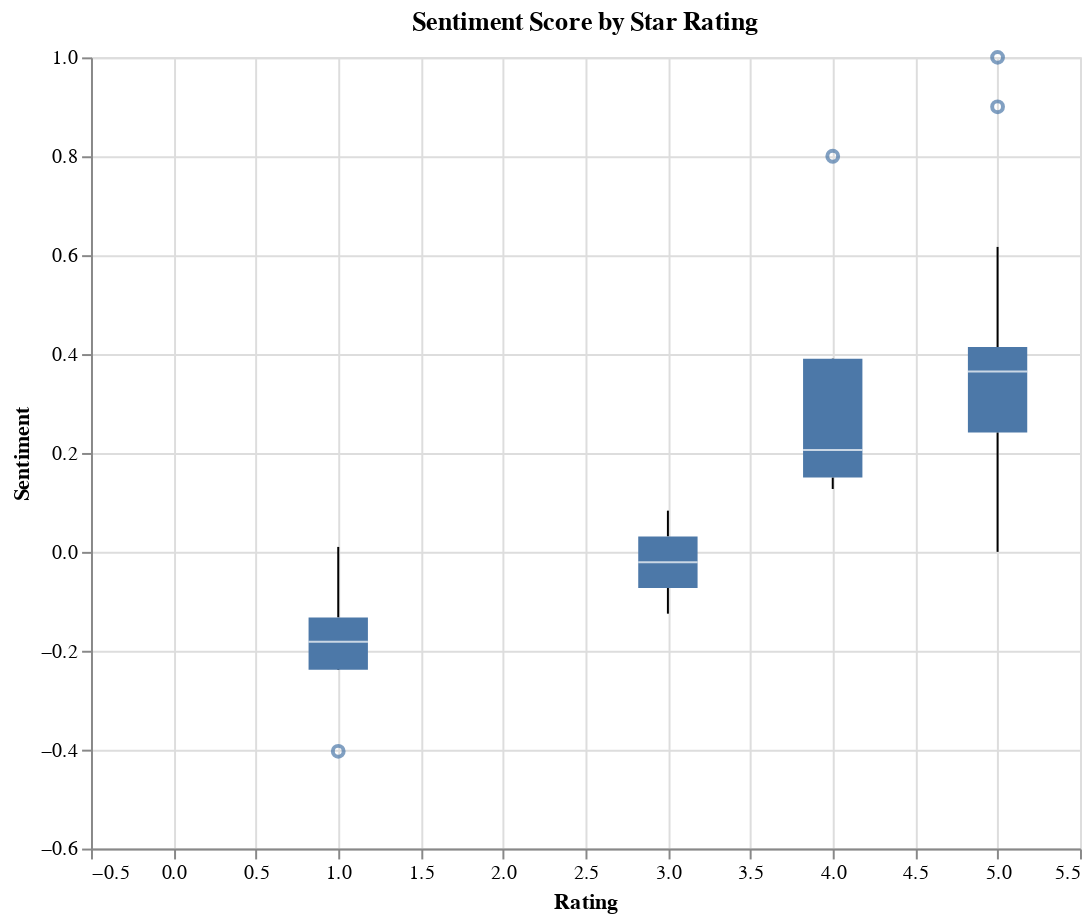

Source (notebook cell):
### Code cell
score_rating = alt.Chart(reviews1).mark_boxplot(size=30).encode(
    x='Rating',
    y='Sentiment'
  ).properties(
    width=500,
    height=400,
    title='Sentiment Score by Star Rating'
  )
score_rating

### Figure 1 — Vega-Lite specification as saved in the notebook (floating-point values rounded to 4 significant figures)
{"config": {"view": {"continuousWidth": 300, "continuousHeight": 300}}, "data": {"name": "data-7b90e7172b50b5a90e270ba3e048b4b7"}, "mark": {"type": "boxplot", "size": 30}, "encoding": {"x": {"field": "Rating", "type": "quantitative"}, "y": {"field": "Sentiment", "type": "quantitative"}}, "height": 400, "title": "Sentiment Score by Star Rating", "width": 500, "$schema": "https://vega.github.io/schema/vega-lite/v5.20.1.json", "datasets": {"data-7b90e7172b50b5a90e270ba3e048b4b7": [{"Body": "With no reviews, I took a chance on this display considering every other digital calendar is $300+.I ran into some tech issues when trying to set the device up and was missing the power cable, adapter and stand. But customer service has been incredibly helpful and responsive. They truly have gone above and beyond to make sure I'm fully assisted.This display screen comes with a lot more features and apps compared to competitors and much more affordable. You can import android apps onto it like YouTube, Prime video, Facebook, probably even cellphone games if you wanted. You can use it for lists, notes and even as a drawing pad. It's essentially an android tablet with a baked in changingtouch OS/UI.The main thing I wanted was a display that always shows my google synced calendar and the ability to watch YouTube in the kitchen while I cook. By default, the screen will always stay on so you don't have to worry about constantly having to wake it up. You can change that setting though.The device gets pretty warm after a while so I will have to see how it does over long periods of time. I'm also curious about burn-in as I have never dealt with a digital photo frame/display before and am unaware if it's a common issue or something to even be concerned about in the first place.The UI is also pretty basic with no real customization. The hyper specific app buttons and menus you see is all you get. You have to have some technical knowledge and navigate settings to find certain apps like the Chrome browser as they won't show up in the changesmart Apps menu. But I don't really mind - I just leave the calendar running so I don't really have to look at the UI much.I'm also not too fond of the location of the power button (it's on the back in the center) and the fact there are no external volume buttons or easily accessible screen wake buttons. If you have this wall mounted and need to wake the screen, you will have to take it down to press the power button on the back.Speaking of the back of the device, the wall mounts are picture frame holes that allow you to mount it horizontally or vertically. Keep in mind, there are no holes or adaptors to hook it up to a mounting bracket.Overall, for cost, amount of settings and apps customization, and features this display is worth it!", "Rating": 5, "Sentiment": 0.1221}, {"Body": "The screen barely works, no stylus was included. It lags very bad and takes a while to navigate through the screens. It’s no good", "Rating": 1, "Sentiment": -0.4033}, {"Body": "I was actually very surprised at the quality and the needs it met for me. I have been through several other 'hubs' and none of them had where you could just leave it as a calendar the entire time, which was the whole point for me. This one has more options than ill ever need for controlling my smart home, and the I start update to my phone calendar is exactly what I wanted. I like that I can talk to her, and view the calendar in different formats (day, week, month, year). I haven't used it for much else, but if you're looking for a digital calendar, look no further!", "Rating": 5, "Sentiment": 0.06687}, {"Body": "I ordered this Changing Smart Display F10s|Canvas touchscreen to hang on the wall and cycle through some of my photographs.On the plus side, it was fairly easy to get this thing synced to my Google account.  I was able to get it to display the photos in one of my Google Photos albums, but there are no customizations on how long each photo will remain on the screen.  I have not been able to get it to continously loop through the photos, so once it reaches the end, it stops.I went ahead and added the Prime Video app.  The picture quality is not the greatest, but it played videos from Prime without a hiccup.  There are some notches on the back that allow you to hang it on the way using a standard picture frame hanger.  It can be hung in portrait or landscape orientation.  There are no buttons other than the power switch (which is inconveniently located on the back of the frame) and all settings need to be accessed through the on-screen menu.  It does ship with a standard USB-C power cord, but it is short and you will most likely need a longer cord if you want to hang this on the wall.", "Rating": 4, "Sentiment": 0.1582}, {"Body": "Rating: ★★★★★ (5/5)Title: Excellent Smart Calendar – Simple, Clear, and Very Useful!I bought the Changing 10.1” Smart Digital Calendar for my elderly parent, and it’s been a game changer! The large, bright display is easy to read from across the room, and I love that it clearly shows the day, date, time, and even whether it’s morning or evening – no more confusion. Setup was incredibly easy, and the customizable reminders for medication and appointments have been extremely helpful.The build quality feels solid, and the interface is simple enough for anyone to use. I also appreciate the sleek design – it fits nicely in the living room without being an eyesore. If you’re looking for a reliable and user-friendly digital calendar clock, this is definitely worth it!", "Rating": 5, "Sentiment": 0.1913}, {"Body": "It froze on a white screen several times when I set it up, and I had to restart it. Some of the apps act funny at times.", "Rating": 3, "Sentiment": 0.08333}, {"Body": "Great item", "Rating": 4, "Sentiment": 0.8}, {"Body": "Versatile, and you can use different google services on this, photo album or planner, hang it on the wall or it has a stand, stand is removable", "Rating": 5, "Sentiment": 0.0}, {"Body": "It's so small like a tablet it's the same as using my phone", "Rating": 3, "Sentiment": -0.125}, {"Body": "Love this calendar, easy to learn how to add appointments, very useful, would definitely recommend this!", "Rating": 5, "Sentiment": 0.3308}, {"Body": "Ease of use. Perfect for syncing our family calendars. Happy with this product.", "Rating": 5, "Sentiment": 0.9}, {"Body": "This is my first smart display and it’s great. Easy set up and good resolution.", "Rating": 5, "Sentiment": 0.4795}, {"Body": "This is a lot more than a picture frame as it full sizes your calendar. My only issue is that I wish you could download different apps and customize your home screen as I don't want Insta on the home screen. Other than that, it's a great device.", "Rating": 4, "Sentiment": 0.2542}, {"Body": "Packaged well, works great, easy to set up. I like that there is a setting for brightness and you can adjust for day and night. Comes with a stand for countertop use as well as the ability to hang it up.", "Rating": 5, "Sentiment": 0.6167}, {"Body": "Picture quality:Vwry nice picture quality, brightness is set at 80% by default and is perfect.I added a Google account and all calenders synched automatically. Also all pictures came available right away.There is some games also available.You can hang on wall or attach plastic to make it stand itself.Notifications can be customized.A bit slow response but once setup it is great!", "Rating": 5, "Sentiment": 0.3971}, {"Body": "I love the look of the frame I’m excited to load our wedding photos on it to have them scrolling. Pretty easy to set up and seems like a good value", "Rating": 5, "Sentiment": 0.4517}, {"Body": "This digital calendar is versatile and helps our family with our chore chart. It syncs your Google calendar and scrolls through your digital photos. It helps us keep organized and on schedule.It’s nice to have so much in one quality device that functions with good speed and is a good size to read.", "Rating": 5, "Sentiment": 0.3667}, {"Body": "It worked great for what I paid for 4 months then stopped working. 😣 very disappointing.", "Rating": 1, "Sentiment": 0.01}, {"Body": "Product quit working in less than a month , no customer service Whatsoever, they don’t return emails or calls , save your money and don’t waste you time on this product.", "Rating": 1, "Sentiment": -0.1833}, {"Body": "Basically a cheap tablet with an even cheaper frame slapped on it.  Utterly useless.Goes to sleep and won't wake up. Once it does, you have to reopen the calendar app.  If I had burned 150 bucks on my back porch, at least I wouldn't have this thing cluttering up the kitchen.Just awful", "Rating": 1, "Sentiment": -0.18}, {"Body": "Fantastic! I loaded our family Google Calendar and hung it next to our front door. Easy for the kids to check for chore assignments, daily activities like baseball practices, and appointments (I am fighting cancer so it helps us track all of my appointments). I haven't tried the other features, but I bought it for the calendar function and it works great", "Rating": 5, "Sentiment": 0.2681}, {"Body": "I've got to rave about this 10.1-inch smart display! It’s incredibly versatile and fits perfectly anywhere. I placed it in my office, and the size is just spot-on!It comes with Google Calendar, Google Photos, and Google Home built right in—super convenient! The screen quality is amazing. I specifically bought it for its anti-reflective screen, and it really makes a difference. My eyes don’t get tired even after long hours of use, which is a huge plus! I downloaded Outlook via Google Play, and now it’s like having a second screen for work—it’s so handy! And the auto-sync feature for schedules is a game-changer, boosting my work efficiency big time.During breaks, I use it to listen to music or watch movies. It’s the perfect blend of work and play! I’m absolutely in love with it. For what you get, the price is a steal.", "Rating": 5, "Sentiment": 0.4018}, {"Body": "This is great. Exactly what I needed and not so big.", "Rating": 5, "Sentiment": 0.35}, {"Body": "Does everything I wanted. Perfect for kitchen..watch all your YouTube videos and access your email.", "Rating": 5, "Sentiment": 1.0}, {"Body": "Ordered this but ended up returning it for the 15\" one that allowed color entries. This is great if you just want it for a picture frame and digital calendar.", "Rating": 5, "Sentiment": 0.4}, {"Body": "Exactly what my wife hoped for and more she loves it and now I have no excuse not to know what’s going on", "Rating": 5, "Sentiment": 0.2583}, {"Body": "So this is basically an android tablet with a mirrored surface on the screen. What does this mean? Well, when out of batteries or when the screen is off, it's a mirror. Otherwise, it has this neat skin that basically turns it into a smart assistant. It shows your calendar, the time in multiple locations and it has voice recognition. The brightness is great as it needs to shine through the mirrored layer and it has both wifi and bluetooth so it can connect to any systems you use in your normal day to day.This has now become a staple on my Girlfriend's makeup table. She uses it pretty much for everything and, the ability to control her music or notifications via voice while her hands are otherwise occupied is huge. I will mention that it isn't too thin (not much of an issue when it's made to stay stationary) and the speakers are a bit weak. However, I connected it to a speaker via bluetooth and it works absolutely great! The only thing I would add is a camera to take selfies (who doesn't want to do that when trying different makeup styles?\". Otherwise, it's a capable little device - just don't expect too much out of it at this price point. It does what it says it does and it works exactly as described.", "Rating": 4, "Sentiment": 0.1272}, {"Body": "Finally found the perfect digital photo frame that fits my family’s needs! The most stunning feature is its dual functionality—hanging in the hallway, it doubles as a super-practical electronic family calendar and a high-visibility photo display! When set to calendar mode, everyone’s schedules, anniversaries, and reminders are crystal clear—no more missing kid’s cram school pickups or my husband’s birthday! Switch to photo mode, and it auto-carousels precious moments of the kids from infancy to now. Walking past the hallway feels like watching a time-lapse movie, flooding me with happiness!I especially love how the calendar syncs with the kids’ edutainment features—it’s literally a homemaker’s lifesaver.", "Rating": 5, "Sentiment": 0.3625}, {"Body": "Google Home and Google Calendar have completely transformed how we run our household. Before, keeping track of everyone’s schedules was a total nightmare—doctor’s appointments, soccer practices, school events… it was chaos! But now, with Google Calendar syncing seamlessly with Google Home, I can just say, “Hey Google, what’s on today’s agenda?” and boom, it lists everything out loud. My husband and I can even add events on the go from our phones, and it updates instantly. It’s like having a personal assistant for every member of the family.", "Rating": 5, "Sentiment": 0.05}, {"Body": "This digital photo frame isn’t just for showing off pictures—it’s like the heart of our home! now, all the precious moments of the kids pop up right on the smart display.Chilling on the couch in the evenings? Binge-watching Netflix on it is a blast, with top-notch sound and visuals. And when I’m doing chores, cranking up my favorite Spotify playlists keeps me pumped. The fact that I can download Instagram, and share my life with friends? So cool! With all these features packed in, it’s an absolute steal.", "Rating": 5, "Sentiment": 0.3931}]}}
